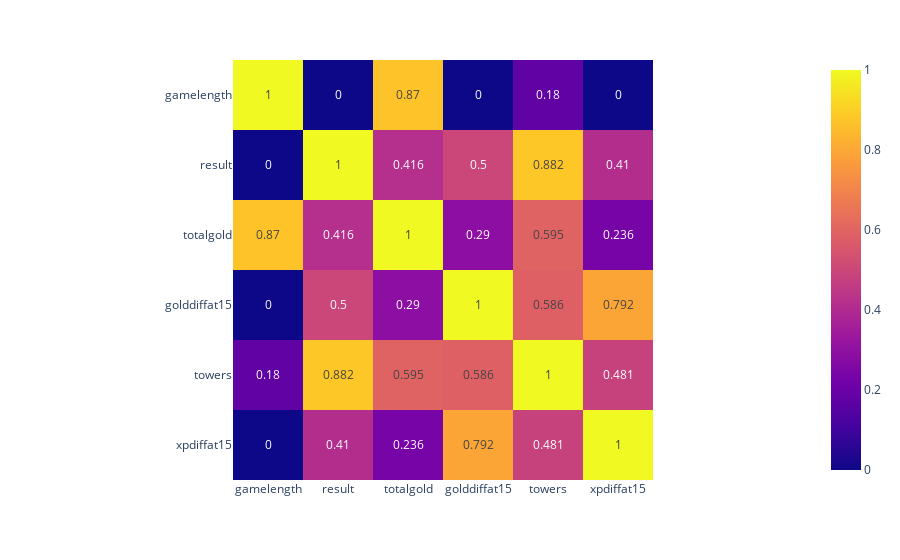

The notebook cell this image was saved under:
### Code cell
fig = px.imshow( lck_hm_df_team[ ['gamelength','result','totalgold','golddiffat15','towers','xpdiffat15'] ].corr().round(3) , text_auto=True)

fig.show()

### Figure 1 — Plotly figure (JSON) as saved in the notebook; plotly's stock layout.template omitted (floating-point values rounded to 4 significant figures)
{"data": [{"coloraxis": "coloraxis", "hovertemplate": "x: %{x}<br>y: %{y}<br>color: %{z}<extra></extra>", "name": "0", "texttemplate": "%{z}", "type": "heatmap", "x": ["gamelength", "result", "totalgold", "golddiffat15", "towers", "xpdiffat15"], "xaxis": "x", "y": ["gamelength", "result", "totalgold", "golddiffat15", "towers", "xpdiffat15"], "yaxis": "y", "z": [[1, 0, 0.87, 0, 0.18, 0], [0, 1, 0.416, 0.5, 0.882, 0.41], [0.87, 0.416, 1, 0.29, 0.595, 0.236], [0, 0.5, 0.29, 1, 0.586, 0.792], [0.18, 0.882, 0.595, 0.586, 1, 0.481], [0, 0.41, 0.236, 0.792, 0.481, 1]]}], "layout": {"coloraxis": {"colorscale": [[0, "#0d0887"], [0.1111, "#46039f"], [0.2222, "#7201a8"], [0.3333, "#9c179e"], [0.4444, "#bd3786"], [0.5556, "#d8576b"], [0.6667, "#ed7953"], [0.7778, "#fb9f3a"], [0.8889, "#fdca26"], [1, "#f0f921"]]}, "margin": {"t": 60}, "xaxis": {"anchor": "y", "constrain": "domain", "domain": [0, 1], "scaleanchor": "y"}, "yaxis": {"anchor": "x", "autorange": "reversed", "constrain": "domain", "domain": [0, 1]}}}
